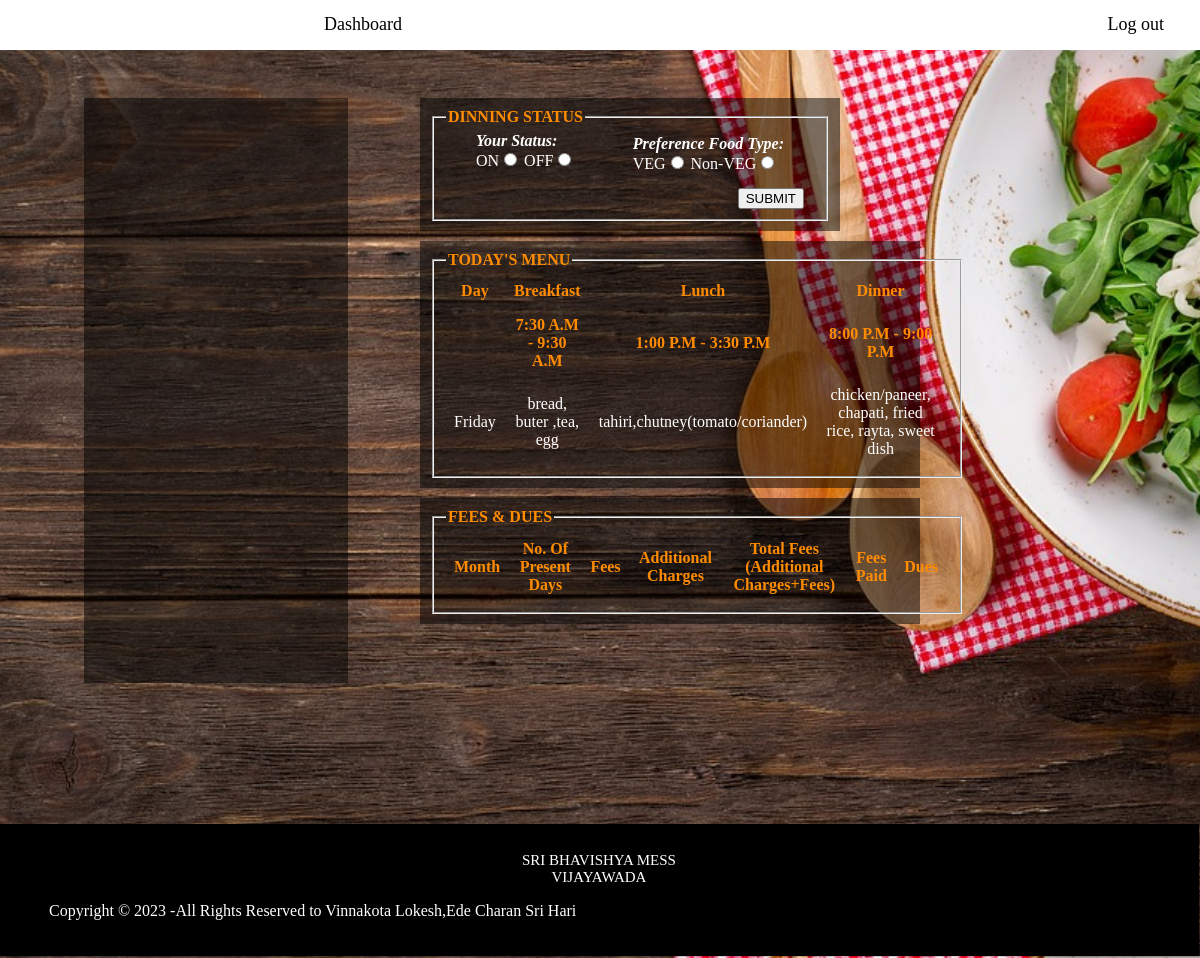
/student.php, run on the app's committed database.
### tables this page shows
CREATE TABLE `menu` (
  `id` int(11) NOT NULL,
  `day` varchar(10) NOT NULL,
  `breakfast` varchar(200) NOT NULL,
  `lunch` varchar(200) NOT NULL,
  `dinner` varchar(200) NOT NULL
);

### student.php (the view, shortened to what this page needs)
<?php
include("studentdbconn.php");
?>
<!DOCTYPE html>
<html>
    <head>
            <link rel="stylesheet" href="../css/nav.css">
             <link rel="stylesheet" href="../css/icon.css">
</head>
<body>
    <div class="navbar">
        <ul>
            <a href="#">Dashboard</a>
            <a href="logout.php" style="float: right; margin-right: 20px;">Log out</a>
        </ul>
    </div>
    <div id="profile">
        </div>
    <div id="status"  style="width:400px; margin-left:35%; margin-top:50px ;background-color:rgb(0,0,0,0.5);color:white;padding:10px;">
           <form action="#" method="post">
               <fieldset><legend class="legend"><b>DINNING STATUS</b></legend>
                <div style=" margin-left:30px;">
                <b><i>Your Status:</i></b><br>
          ON<input type="radio" name="status" value="on" required>
          OFF<input type="radio" name="status" value="off" required> <br>
                </div>
               <div style="float:right; margin-top:-35px; margin-right:30px;">
                <b><i>Preference Food Type:</i></b><br>
          VEG<input type="radio" name="foodtype" value="veg" required>
          Non-VEG<input type="radio" name="foodtype" value="nonveg" required> <br>
                </div><br>
          <input type="submit" name="submit" value="SUBMIT" style="float:right; margin-right:10px;">
        </fieldset>       </form>
    </div>
    <div id="menu" style="margin-left:35%; width:40%;margin-top:10px; height:auto; padding:10px; background-color:rgb(0,0,0,0.5);">
       <?php
        $today= date('l');
        $select_q = "SELECT * FROM menu WHERE day = '$today'";
        $q=mysqli_query($dbconn, $select_q);
        ?>
        <fieldset><legend class="legend"><b>TODAY'S MENU</b></legend>
                <table>
                        <tr>
                            <th>Day</th>
                            <th>Breakfast</th>
                            <th>Lunch</th>
                            <th>Dinner</th>
                        </tr>
                         <tr>
                            <th></th>
                            <th>7:30 A.M  - 9:30 A.M</th>
                            <th>1:00 P.M - 3:30 P.M </th>
                            <th>8:00 P.M - 9:00 P.M</th>
                        </tr>
                          <?php while($r=mysqli_fetch_array($q)) { ?>
							<tr>
								<td> <?php echo $r['day']; ?></td>	<td> <?php echo $r['breakfast']; ?></td> <td> <?php echo $r['lunch']; ?></td><td> <?php echo $r['dinner']; ?></td>
                        </tr>
								<?php } ?>
                    </table>
            </fieldset>
    </div>
    <form style="margin-left:35%; width:40%;margin-top:10px;padding:10px;background-color:rgb(0,0,0,0.5);height:auto;  ">
         <fieldset>
             <legend class="legend"><b>FEES & DUES</b></legend>
                <table>
                        <tr>
                            <th>Month</th>
                            <th>No. Of Present Days</th>
                            <th>Fees</th>
                            <th>Additional Charges</th>
                            <th>Total Fees<br>(Additional Charges+Fees)</th>
                            <th>Fees Paid</th>
                            <th>Dues</th>
                        </tr>
                    </table>
        </fieldset>
    </form>
<div style="margin-top:200px">
<?php include('../html/footer.php'); ?>
    </div>
</body>
</html>

### css/nav.css (style rules this page uses)
body { background-color: whitesmoke; margin: 0px; }
ul { margin-left: 308px; list-style-type: none; padding: 0px; overflow: hidden; }
.navbar { background-color: white; width:100%; position: -webkit-sticky; position: sticky; height: 50px; margin-top: -18px; top: 0px; }
.navbar a { float: left; font-size: 18px; color: black; text-align: center; padding: 14px 16px; text-decoration: none; font-family: serif; font-style: normal; }

### student.php (style rules this page uses)
body { background-color: whitesmoke; background-image: url(../img/salad-2068220_960_720.jpg); background-size: cover; }
table { border-collapse: collapse; width: 500px; float: right; margin-right: 2px; margin-top: 0px; background-color: rgb(0,0,0,0.0); }
th, td { text-align: center; padding: 8px; width: auto; background-color: rgb(0,0,0,0.0); color:white; }
tr:nth-child(even) { background-color: rgb(0,0,0,0.0); color:white; }
tr:nth-child(odd) { background-color: rgb(0,0,0,0.0); color:white; }
th { background-color: rgb(0,0,0,0.0);; color: darkorange; width: auto; }
.legend { color: darkorange; }
#profile { width:22%; height:585px; background-color: rgb(0,0,0,0.5); margin-bottom:12px; float:left; margin-left: 7%; margin-top: 50px; color: white; }

### data on the page
menu: day "Friday", breakfast "bread, buter ,tea, egg", lunch "tahiri,chutney(tomato/coriander)", dinner "chicken/paneer, chapati, fried rice, rayta, sweet dish"
